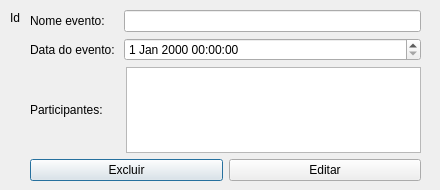
<?xml version="1.0" encoding="UTF-8"?>
<ui version="4.0">
 <class>EditEventos</class>
 <widget class="QDialog" name="EditEventos">
  <property name="geometry">
   <rect>
    <x>0</x>
    <y>0</y>
    <width>440</width>
    <height>190</height>
   </rect>
  </property>
  <property name="windowTitle">
   <string>Dialog</string>
  </property>
  <widget class="QLabel" name="idEvento">
   <property name="geometry">
    <rect>
     <x>10</x>
     <y>10</y>
     <width>49</width>
     <height>16</height>
    </rect>
   </property>
   <property name="text">
    <string>Id</string>
   </property>
  </widget>
  <widget class="QWidget" name="layoutWidget">
   <property name="geometry">
    <rect>
     <x>30</x>
     <y>10</y>
     <width>391</width>
     <height>171</height>
    </rect>
   </property>
   <layout class="QVBoxLayout" name="verticalLayout">
    <item>
     <layout class="QHBoxLayout" name="horizontalLayout">
      <item>
       <widget class="QLabel" name="label">
        <property name="text">
         <string>Nome evento:    </string>
        </property>
       </widget>
      </item>
      <item>
       <widget class="QLineEdit" name="editNomeEvento"/>
      </item>
     </layout>
    </item>
    <item>
     <layout class="QHBoxLayout" name="horizontalLayout_2">
      <item>
       <widget class="QLabel" name="label_2">
        <property name="text">
         <string>Data do evento: </string>
        </property>
       </widget>
      </item>
      <item>
       <widget class="QDateTimeEdit" name="editDataEvento">
        <property name="sizePolicy">
         <sizepolicy hsizetype="Expanding" vsizetype="Fixed">
          <horstretch>0</horstretch>
          <verstretch>0</verstretch>
         </sizepolicy>
        </property>
       </widget>
      </item>
     </layout>
    </item>
    <item>
     <layout class="QHBoxLayout" name="horizontalLayout_3">
      <item>
       <widget class="QLabel" name="label_3">
        <property name="text">
         <string>Participantes:     </string>
        </property>
       </widget>
      </item>
      <item>
       <widget class="QListWidget" name="listaParticipantes"/>
      </item>
     </layout>
    </item>
    <item>
     <layout class="QHBoxLayout" name="horizontalLayout_4">
      <item>
       <widget class="QPushButton" name="btnExcluirEvento">
        <property name="text">
         <string>Excluir</string>
        </property>
       </widget>
      </item>
      <item>
       <widget class="QPushButton" name="btnEditarEvento">
        <property name="text">
         <string>Editar</string>
        </property>
       </widget>
      </item>
     </layout>
    </item>
   </layout>
  </widget>
 </widget>
 <resources/>
 <connections/>
</ui>
